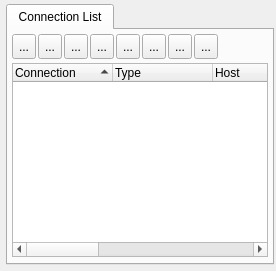
  <widget class="QDockWidget" name="navigatorDockWidget">
   <property name="windowTitle">
    <string>Navigator</string>
   </property>
   <attribute name="dockWidgetArea">
    <number>1</number>
   </attribute>
   <widget class="QWidget" name="dockWidgetContents">
    <layout class="QVBoxLayout" name="verticalLayout_2">
     <property name="spacing">
      <number>4</number>
     </property>
     <property name="leftMargin">
      <number>6</number>
     </property>
     <property name="topMargin">
      <number>4</number>
     </property>
     <property name="rightMargin">
      <number>2</number>
     </property>
     <property name="bottomMargin">
      <number>6</number>
     </property>
     <item>
      <widget class="QTabWidget" name="tabWidget">
       <property name="currentIndex">
        <number>0</number>
       </property>
       <widget class="QWidget" name="tab">
        <attribute name="title">
         <string>Connection List</string>
        </attribute>
        <layout class="QVBoxLayout" name="verticalLayout_3">
         <property name="spacing">
          <number>4</number>
         </property>
         <property name="leftMargin">
          <number>4</number>
         </property>
         <property name="topMargin">
          <number>4</number>
         </property>
         <property name="rightMargin">
          <number>4</number>
         </property>
         <property name="bottomMargin">
          <number>6</number>
         </property>
         <item>
          <widget class="QFrame" name="frame">
           <property name="minimumSize">
            <size>
             <width>0</width>
             <height>25</height>
            </size>
           </property>
           <property name="maximumSize">
            <size>
             <width>16777215</width>
             <height>25</height>
            </size>
           </property>
           <property name="frameShape">
            <enum>QFrame::NoFrame</enum>
           </property>
           <property name="frameShadow">
            <enum>QFrame::Plain</enum>
           </property>
           <layout class="QHBoxLayout" name="horizontalLayout">
            <property name="spacing">
             <number>2</number>
            </property>
            <property name="margin">
             <number>0</number>
            </property>
            <item>
             <widget class="QToolButton" name="toolButtonAddDb">
              <property name="maximumSize">
               <size>
                <width>25</width>
                <height>25</height>
               </size>
              </property>
              <property name="toolTip">
               <string>Add a database item</string>
              </property>
              <property name="text">
               <string>...</string>
              </property>
              <property name="icon">
               <iconset resource="ui/kevora.qrc">
                <normaloff>:/png/png_general/db_add.png</normaloff>:/png/png_general/db_add.png</iconset>
              </property>
             </widget>
            </item>
            <item>
             <widget class="QToolButton" name="toolButtonDelDb">
              <property name="maximumSize">
               <size>
                <width>25</width>
                <height>25</height>
               </size>
              </property>
              <property name="toolTip">
               <string>Remove a database item</string>
              </property>
              <property name="text">
               <string>...</string>
              </property>
              <property name="icon">
               <iconset resource="ui/kevora.qrc">
                <normaloff>:/png/png_general/db_remove.png</normaloff>:/png/png_general/db_remove.png</iconset>
              </property>
             </widget>
            </item>
            <item>
             <widget class="QToolButton" name="toolButtonEdit">
              <property name="maximumSize">
               <size>
                <width>25</width>
                <height>25</height>
               </size>
              </property>
              <property name="toolTip">
               <string>Edit a database or connection item</string>
              </property>
              <property name="text">
               <string>...</string>
              </property>
              <property name="icon">
               <iconset resource="ui/kevora.qrc">
                <normaloff>:/png/png_general/database_edit.png</normaloff>:/png/png_general/database_edit.png</iconset>
              </property>
             </widget>
            </item>
            <item>
             <widget class="QToolButton" name="toolButtonAddConn">
              <property name="maximumSize">
               <size>
                <width>25</width>
                <height>25</height>
               </size>
              </property>
              <property name="toolTip">
               <string>Add a connection</string>
              </property>
              <property name="text">
               <string>...</string>
              </property>
              <property name="icon">
               <iconset resource="ui/kevora.qrc">
                <normaloff>:/png/png_general/connection_add.png</normaloff>:/png/png_general/connection_add.png</iconset>
              </property>
             </widget>
            </item>
            <item>
             <widget class="QToolButton" name="toolButtonDelConn">
              <property name="maximumSize">
               <size>
                <width>25</width>
                <height>25</height>
               </size>
              </property>
              <property name="toolTip">
               <string>Remove a connection</string>
              </property>
              <property name="text">
               <string>...</string>
              </property>
              <property name="icon">
               <iconset resource="ui/kevora.qrc">
                <normaloff>:/png/png_general/connection_remove.png</normaloff>:/png/png_general/connection_remove.png</iconset>
              </property>
             </widget>
            </item>
            <item>
             <widget class="QToolButton" name="toolButtonOpenConn">
              <property name="maximumSize">
               <size>
                <width>25</width>
                <height>25</height>
               </size>
              </property>
              <property name="toolTip">
               <string>Open a connection</string>
              </property>
              <property name="text">
               <string>...</string>
              </property>
              <property name="icon">
               <iconset resource="ui/kevora.qrc">
                <normaloff>:/png/png_general/connect.png</normaloff>:/png/png_general/connect.png</iconset>
              </property>
             </widget>
            </item>
            <item>
             <widget class="QToolButton" name="toolButtonCloseConn">
              <property name="maximumSize">
               <size>
                <width>25</width>
                <height>25</height>
               </size>
              </property>
              <property name="toolTip">
               <string>Close a connection</string>
              </property>
              <property name="text">
               <string>...</string>
              </property>
              <property name="icon">
               <iconset resource="ui/kevora.qrc">
                <normaloff>:/png/png_general/disconnect.png</normaloff>:/png/png_general/disconnect.png</iconset>
              </property>
             </widget>
            </item>
            <item>
             <widget class="QToolButton" name="toolButtonCloseAllConn">
              <property name="maximumSize">
               <size>
                <width>25</width>
                <height>25</height>
               </size>
              </property>
              <property name="toolTip">
               <string>Close all connections</string>
              </property>
              <property name="text">
               <string>...</string>
              </property>
              <property name="icon">
               <iconset resource="ui/kevora.qrc">
                <normaloff>:/png/png_general/disconnect_all.png</normaloff>:/png/png_general/disconnect_all.png</iconset>
              </property>
             </widget>
            </item>
            <item>
             <spacer name="horizontalSpacer">
              <property name="orientation">
               <enum>Qt::Horizontal</enum>
              </property>
              <property name="sizeHint" stdset="0">
               <size>
                <width>40</width>
                <height>20</height>
               </size>
              </property>
             </spacer>
            </item>
           </layout>
          </widget>
         </item>
         <item>
          <widget class="KvTreeWidget" name="dbTreeWidget">
           <property name="selectionBehavior">
            <enum>QAbstractItemView::SelectItems</enum>
           </property>
           <property name="indentation">
            <number>10</number>
           </property>
           <property name="sortingEnabled">
            <bool>true</bool>
           </property>
           <property name="animated">
            <bool>false</bool>
           </property>
           <column>
            <property name="text">
             <string>Connection</string>
            </property>
           </column>
           <column>
            <property name="text">
             <string>Type</string>
            </property>
           </column>
           <column>
            <property name="text">
             <string>Host</string>
            </property>
           </column>
           <column>
            <property name="text">
             <string>Port</string>
            </property>
           </column>
           <column>
            <property name="text">
             <string>DbName</string>
            </property>
           </column>
           <column>
            <property name="text">
             <string>Driver</string>
            </property>
           </column>
           <column>
            <property name="text">
             <string>Comments</string>
            </property>
           </column>
           <column>
            <property name="text">
             <string>Status</string>
            </property>
           </column>
          </widget>
         </item>
        </layout>
       </widget>
      </widget>
     </item>
    </layout>
   </widget>
  </widget>
